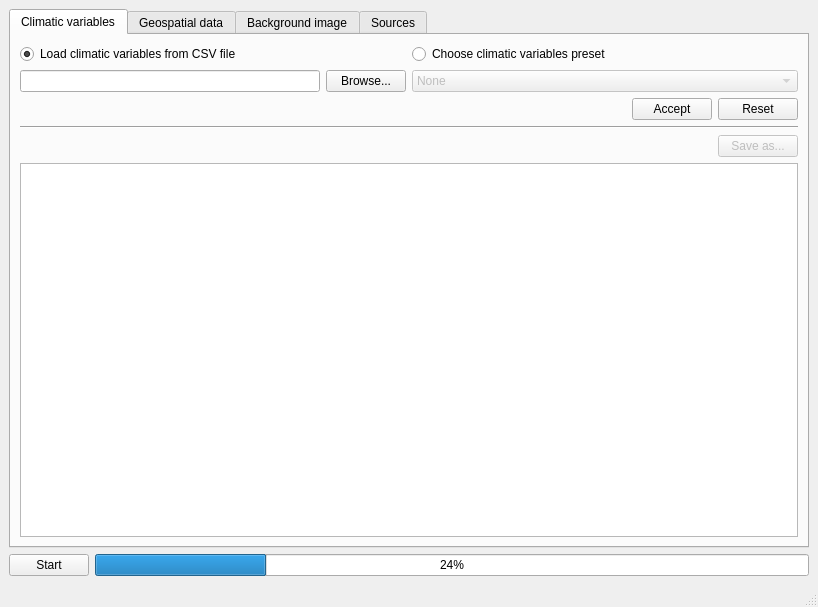
<?xml version="1.0" encoding="UTF-8"?>
<ui version="4.0">
 <class>MainWindow</class>
 <widget class="QMainWindow" name="MainWindow">
  <property name="geometry">
   <rect>
    <x>0</x>
    <y>0</y>
    <width>818</width>
    <height>607</height>
   </rect>
  </property>
  <property name="windowTitle">
   <string>MainWindow</string>
  </property>
  <widget class="QWidget" name="centralwidget">
   <layout class="QVBoxLayout" name="verticalLayout_4">
    <item>
     <widget class="QTabWidget" name="tabWidget">
      <property name="enabled">
       <bool>true</bool>
      </property>
      <property name="currentIndex">
       <number>0</number>
      </property>
      <widget class="QWidget" name="tab">
       <attribute name="title">
        <string>Climatic variables</string>
       </attribute>
       <layout class="QVBoxLayout" name="verticalLayout_2">
        <item>
         <layout class="QGridLayout" name="gridLayout_4">
          <item row="1" column="1">
           <widget class="QComboBox" name="comboBox">
            <property name="enabled">
             <bool>false</bool>
            </property>
            <property name="sizePolicy">
             <sizepolicy hsizetype="Preferred" vsizetype="Fixed">
              <horstretch>0</horstretch>
              <verstretch>0</verstretch>
             </sizepolicy>
            </property>
            <item>
             <property name="text">
              <string>None</string>
             </property>
            </item>
            <item>
             <property name="text">
              <string>Another region</string>
             </property>
            </item>
            <item>
             <property name="text">
              <string>South Ural</string>
             </property>
            </item>
            <item>
             <property name="text">
              <string>Syberia</string>
             </property>
            </item>
           </widget>
          </item>
          <item row="0" column="1">
           <widget class="QRadioButton" name="radioButton_2">
            <property name="text">
             <string>Choose climatic variables preset</string>
            </property>
           </widget>
          </item>
          <item row="1" column="0">
           <layout class="QHBoxLayout" name="horizontalLayout">
            <item>
             <widget class="QLineEdit" name="lineEdit">
              <property name="sizePolicy">
               <sizepolicy hsizetype="Minimum" vsizetype="Fixed">
                <horstretch>60</horstretch>
                <verstretch>0</verstretch>
               </sizepolicy>
              </property>
             </widget>
            </item>
            <item>
             <widget class="QPushButton" name="pushButton">
              <property name="sizePolicy">
               <sizepolicy hsizetype="Fixed" vsizetype="Fixed">
                <horstretch>60</horstretch>
                <verstretch>0</verstretch>
               </sizepolicy>
              </property>
              <property name="text">
               <string>Browse...</string>
              </property>
             </widget>
            </item>
           </layout>
          </item>
          <item row="0" column="0">
           <widget class="QRadioButton" name="radioButton">
            <property name="enabled">
             <bool>true</bool>
            </property>
            <property name="text">
             <string>Load climatic variables from CSV file</string>
            </property>
            <property name="checked">
             <bool>true</bool>
            </property>
           </widget>
          </item>
         </layout>
        </item>
        <item>
         <layout class="QHBoxLayout" name="horizontalLayout_6">
          <item>
           <spacer name="horizontalSpacer_6">
            <property name="orientation">
             <enum>Qt::Horizontal</enum>
            </property>
            <property name="sizeHint" stdset="0">
             <size>
              <width>40</width>
              <height>20</height>
             </size>
            </property>
           </spacer>
          </item>
          <item>
           <widget class="QPushButton" name="pushButton_8">
            <property name="text">
             <string>Accept</string>
            </property>
           </widget>
          </item>
          <item>
           <widget class="QPushButton" name="pushButton_7">
            <property name="text">
             <string>Reset</string>
            </property>
           </widget>
          </item>
         </layout>
        </item>
        <item>
         <widget class="Line" name="line">
          <property name="orientation">
           <enum>Qt::Horizontal</enum>
          </property>
         </widget>
        </item>
        <item>
         <layout class="QGridLayout" name="gridLayout_2">
          <item row="0" column="1">
           <widget class="QPushButton" name="pushButton_2">
            <property name="enabled">
             <bool>false</bool>
            </property>
            <property name="text">
             <string>Save as...</string>
            </property>
           </widget>
          </item>
          <item row="1" column="0" colspan="2">
           <widget class="QGraphicsView" name="graphicsView"/>
          </item>
          <item row="0" column="0">
           <spacer name="horizontalSpacer">
            <property name="orientation">
             <enum>Qt::Horizontal</enum>
            </property>
            <property name="sizeHint" stdset="0">
             <size>
              <width>408</width>
              <height>20</height>
             </size>
            </property>
           </spacer>
          </item>
         </layout>
        </item>
       </layout>
      </widget>
      <widget class="QWidget" name="tab_2">
       <attribute name="title">
        <string>Geospatial data</string>
       </attribute>
       <layout class="QVBoxLayout" name="verticalLayout_3">
        <item>
         <layout class="QGridLayout" name="gridLayout_10">
          <item row="0" column="0">
           <widget class="QRadioButton" name="radioButton_3">
            <property name="enabled">
             <bool>true</bool>
            </property>
            <property name="sizePolicy">
             <sizepolicy hsizetype="Preferred" vsizetype="Fixed">
              <horstretch>0</horstretch>
              <verstretch>0</verstretch>
             </sizepolicy>
            </property>
            <property name="text">
             <string>Load geospatial data from CSV file</string>
            </property>
            <property name="checked">
             <bool>true</bool>
            </property>
           </widget>
          </item>
          <item row="0" column="1" colspan="2">
           <widget class="QRadioButton" name="radioButton_4">
            <property name="sizePolicy">
             <sizepolicy hsizetype="Preferred" vsizetype="Fixed">
              <horstretch>0</horstretch>
              <verstretch>0</verstretch>
             </sizepolicy>
            </property>
            <property name="text">
             <string>Choose geospatial data profile</string>
            </property>
           </widget>
          </item>
          <item row="1" column="1">
           <widget class="QLabel" name="label">
            <property name="text">
             <string>Elevation</string>
            </property>
           </widget>
          </item>
          <item row="1" column="2">
           <widget class="QLabel" name="label_2">
            <property name="text">
             <string>Surface microrelief</string>
            </property>
           </widget>
          </item>
          <item row="2" column="0">
           <layout class="QHBoxLayout" name="horizontalLayout_2">
            <item>
             <widget class="QLineEdit" name="lineEdit_2">
              <property name="sizePolicy">
               <sizepolicy hsizetype="Minimum" vsizetype="Fixed">
                <horstretch>60</horstretch>
                <verstretch>0</verstretch>
               </sizepolicy>
              </property>
             </widget>
            </item>
            <item>
             <widget class="QPushButton" name="pushButton_4">
              <property name="sizePolicy">
               <sizepolicy hsizetype="Maximum" vsizetype="Fixed">
                <horstretch>60</horstretch>
                <verstretch>0</verstretch>
               </sizepolicy>
              </property>
              <property name="text">
               <string>Browse...</string>
              </property>
             </widget>
            </item>
           </layout>
          </item>
          <item row="2" column="1">
           <widget class="QComboBox" name="comboBox_2">
            <property name="enabled">
             <bool>false</bool>
            </property>
            <property name="sizePolicy">
             <sizepolicy hsizetype="Preferred" vsizetype="Fixed">
              <horstretch>0</horstretch>
              <verstretch>0</verstretch>
             </sizepolicy>
            </property>
            <item>
             <property name="text">
              <string>None</string>
             </property>
            </item>
            <item>
             <property name="text">
              <string>Hill</string>
             </property>
            </item>
            <item>
             <property name="text">
              <string>Valley</string>
             </property>
            </item>
            <item>
             <property name="text">
              <string>Slope</string>
             </property>
            </item>
           </widget>
          </item>
          <item row="2" column="2">
           <widget class="QComboBox" name="comboBox_3">
            <property name="enabled">
             <bool>false</bool>
            </property>
            <property name="sizePolicy">
             <sizepolicy hsizetype="Preferred" vsizetype="Fixed">
              <horstretch>0</horstretch>
              <verstretch>0</verstretch>
             </sizepolicy>
            </property>
            <item>
             <property name="text">
              <string>None</string>
             </property>
            </item>
            <item>
             <property name="text">
              <string>Snow</string>
             </property>
            </item>
            <item>
             <property name="text">
              <string>Shortgrass</string>
             </property>
            </item>
            <item>
             <property name="text">
              <string>Tallgrass</string>
             </property>
            </item>
            <item>
             <property name="text">
              <string>Scrub growth</string>
             </property>
            </item>
            <item>
             <property name="text">
              <string>Forest</string>
             </property>
            </item>
            <item>
             <property name="text">
              <string>Buildings</string>
             </property>
            </item>
           </widget>
          </item>
         </layout>
        </item>
        <item>
         <layout class="QHBoxLayout" name="horizontalLayout_7">
          <item>
           <spacer name="horizontalSpacer_7">
            <property name="orientation">
             <enum>Qt::Horizontal</enum>
            </property>
            <property name="sizeHint" stdset="0">
             <size>
              <width>40</width>
              <height>20</height>
             </size>
            </property>
           </spacer>
          </item>
          <item>
           <widget class="QPushButton" name="pushButton_9">
            <property name="text">
             <string>Accept</string>
            </property>
           </widget>
          </item>
          <item>
           <widget class="QPushButton" name="pushButton_10">
            <property name="text">
             <string>Reset</string>
            </property>
           </widget>
          </item>
         </layout>
        </item>
        <item>
         <widget class="Line" name="line_2">
          <property name="orientation">
           <enum>Qt::Horizontal</enum>
          </property>
         </widget>
        </item>
        <item>
         <layout class="QGridLayout" name="gridLayout_6">
          <item row="0" column="0">
           <spacer name="horizontalSpacer_2">
            <property name="orientation">
             <enum>Qt::Horizontal</enum>
            </property>
            <property name="sizeHint" stdset="0">
             <size>
              <width>408</width>
              <height>20</height>
             </size>
            </property>
           </spacer>
          </item>
          <item row="0" column="1">
           <widget class="QPushButton" name="pushButton_3">
            <property name="enabled">
             <bool>false</bool>
            </property>
            <property name="text">
             <string>Save as...</string>
            </property>
           </widget>
          </item>
          <item row="1" column="0" colspan="2">
           <widget class="QGraphicsView" name="graphicsView_2"/>
          </item>
         </layout>
        </item>
       </layout>
      </widget>
      <widget class="QWidget" name="tab_3">
       <attribute name="title">
        <string>Background image</string>
       </attribute>
       <layout class="QVBoxLayout" name="verticalLayout">
        <item>
         <layout class="QGridLayout" name="gridLayout">
          <item row="0" column="0">
           <widget class="QLabel" name="label_5">
            <property name="sizePolicy">
             <sizepolicy hsizetype="Preferred" vsizetype="Maximum">
              <horstretch>0</horstretch>
              <verstretch>0</verstretch>
             </sizepolicy>
            </property>
            <property name="text">
             <string>Image</string>
            </property>
           </widget>
          </item>
          <item row="0" column="2" colspan="2">
           <widget class="QLabel" name="label_4">
            <property name="text">
             <string>Image boundaries coordiantes</string>
            </property>
           </widget>
          </item>
          <item row="1" column="0">
           <widget class="QRadioButton" name="radioButton_7">
            <property name="sizePolicy">
             <sizepolicy hsizetype="Minimum" vsizetype="Maximum">
              <horstretch>0</horstretch>
              <verstretch>0</verstretch>
             </sizepolicy>
            </property>
            <property name="text">
             <string>Use default</string>
            </property>
            <attribute name="buttonGroup">
             <string notr="true">buttonGroup</string>
            </attribute>
           </widget>
          </item>
          <item row="1" column="2" colspan="2">
           <widget class="QRadioButton" name="radioButton_6">
            <property name="text">
             <string>Automatically</string>
            </property>
            <property name="checked">
             <bool>true</bool>
            </property>
            <attribute name="buttonGroup">
             <string notr="true">buttonGroup_2</string>
            </attribute>
           </widget>
          </item>
          <item row="2" column="0" colspan="2">
           <widget class="QRadioButton" name="radioButton_8">
            <property name="enabled">
             <bool>true</bool>
            </property>
            <property name="sizePolicy">
             <sizepolicy hsizetype="Minimum" vsizetype="Maximum">
              <horstretch>0</horstretch>
              <verstretch>0</verstretch>
             </sizepolicy>
            </property>
            <property name="text">
             <string>Load image from file</string>
            </property>
            <property name="checked">
             <bool>true</bool>
            </property>
            <attribute name="buttonGroup">
             <string notr="true">buttonGroup</string>
            </attribute>
           </widget>
          </item>
          <item row="2" column="2">
           <widget class="QRadioButton" name="radioButton_5">
            <property name="text">
             <string>Customize</string>
            </property>
            <attribute name="buttonGroup">
             <string notr="true">buttonGroup_2</string>
            </attribute>
           </widget>
          </item>
          <item row="2" column="3">
           <widget class="QLabel" name="label_3">
            <property name="enabled">
             <bool>true</bool>
            </property>
            <property name="sizePolicy">
             <sizepolicy hsizetype="Preferred" vsizetype="Preferred">
              <horstretch>0</horstretch>
              <verstretch>0</verstretch>
             </sizepolicy>
            </property>
            <property name="text">
             <string>&lt;html&gt;&lt;head/&gt;&lt;body&gt;&lt;p&gt;&lt;span style=&quot; color:#005500;&quot;&gt;You chose geospatial data profile&lt;/span&gt;&lt;/p&gt;&lt;/body&gt;&lt;/html&gt;</string>
            </property>
            <property name="textFormat">
             <enum>Qt::RichText</enum>
            </property>
           </widget>
          </item>
          <item row="3" column="0" colspan="2">
           <layout class="QHBoxLayout" name="horizontalLayout_5">
            <item>
             <widget class="QLineEdit" name="lineEdit_3">
              <property name="sizePolicy">
               <sizepolicy hsizetype="Minimum" vsizetype="Fixed">
                <horstretch>60</horstretch>
                <verstretch>0</verstretch>
               </sizepolicy>
              </property>
             </widget>
            </item>
            <item>
             <widget class="QPushButton" name="pushButton_5">
              <property name="sizePolicy">
               <sizepolicy hsizetype="Fixed" vsizetype="Fixed">
                <horstretch>60</horstretch>
                <verstretch>0</verstretch>
               </sizepolicy>
              </property>
              <property name="text">
               <string>Browse...</string>
              </property>
             </widget>
            </item>
            <item>
             <spacer name="horizontalSpacer_5">
              <property name="orientation">
               <enum>Qt::Horizontal</enum>
              </property>
              <property name="sizeType">
               <enum>QSizePolicy::Preferred</enum>
              </property>
              <property name="sizeHint" stdset="0">
               <size>
                <width>40</width>
                <height>20</height>
               </size>
              </property>
             </spacer>
            </item>
           </layout>
          </item>
          <item row="3" column="2" rowspan="2" colspan="2">
           <layout class="QHBoxLayout" name="horizontalLayout_3">
            <item>
             <spacer name="horizontalSpacer_3">
              <property name="orientation">
               <enum>Qt::Horizontal</enum>
              </property>
              <property name="sizeType">
               <enum>QSizePolicy::Preferred</enum>
              </property>
              <property name="sizeHint" stdset="0">
               <size>
                <width>40</width>
                <height>20</height>
               </size>
              </property>
             </spacer>
            </item>
            <item>
             <layout class="QGridLayout" name="gridLayout_3">
              <item row="0" column="1">
               <widget class="QDoubleSpinBox" name="doubleSpinBox">
                <property name="enabled">
                 <bool>false</bool>
                </property>
                <property name="sizePolicy">
                 <sizepolicy hsizetype="Preferred" vsizetype="Fixed">
                  <horstretch>0</horstretch>
                  <verstretch>0</verstretch>
                 </sizepolicy>
                </property>
                <property name="frame">
                 <bool>true</bool>
                </property>
                <property name="buttonSymbols">
                 <enum>QAbstractSpinBox::NoButtons</enum>
                </property>
                <property name="specialValueText">
                 <string/>
                </property>
               </widget>
              </item>
              <item row="1" column="0">
               <widget class="QDoubleSpinBox" name="doubleSpinBox_2">
                <property name="enabled">
                 <bool>false</bool>
                </property>
                <property name="sizePolicy">
                 <sizepolicy hsizetype="Preferred" vsizetype="Fixed">
                  <horstretch>0</horstretch>
                  <verstretch>0</verstretch>
                 </sizepolicy>
                </property>
                <property name="frame">
                 <bool>true</bool>
                </property>
                <property name="buttonSymbols">
                 <enum>QAbstractSpinBox::NoButtons</enum>
                </property>
                <property name="specialValueText">
                 <string/>
                </property>
               </widget>
              </item>
              <item row="1" column="2">
               <widget class="QDoubleSpinBox" name="doubleSpinBox_3">
                <property name="enabled">
                 <bool>false</bool>
                </property>
                <property name="sizePolicy">
                 <sizepolicy hsizetype="Preferred" vsizetype="Fixed">
                  <horstretch>0</horstretch>
                  <verstretch>0</verstretch>
                 </sizepolicy>
                </property>
                <property name="frame">
                 <bool>true</bool>
                </property>
                <property name="buttonSymbols">
                 <enum>QAbstractSpinBox::NoButtons</enum>
                </property>
                <property name="specialValueText">
                 <string/>
                </property>
               </widget>
              </item>
              <item row="2" column="1">
               <widget class="QDoubleSpinBox" name="doubleSpinBox_4">
                <property name="enabled">
                 <bool>false</bool>
                </property>
                <property name="sizePolicy">
                 <sizepolicy hsizetype="Preferred" vsizetype="Fixed">
                  <horstretch>0</horstretch>
                  <verstretch>0</verstretch>
                 </sizepolicy>
                </property>
                <property name="frame">
                 <bool>true</bool>
                </property>
                <property name="buttonSymbols">
                 <enum>QAbstractSpinBox::NoButtons</enum>
                </property>
                <property name="specialValueText">
                 <string/>
                </property>
               </widget>
              </item>
             </layout>
            </item>
            <item>
             <spacer name="horizontalSpacer_4">
              <property name="orientation">
               <enum>Qt::Horizontal</enum>
              </property>
              <property name="sizeType">
               <enum>QSizePolicy::Preferred</enum>
              </property>
              <property name="sizeHint" stdset="0">
               <size>
                <width>40</width>
                <height>20</height>
               </size>
              </property>
             </spacer>
            </item>
           </layout>
          </item>
          <item row="4" column="1">
           <spacer name="verticalSpacer_2">
            <property name="orientation">
             <enum>Qt::Vertical</enum>
            </property>
            <property name="sizeType">
             <enum>QSizePolicy::Preferred</enum>
            </property>
            <property name="sizeHint" stdset="0">
             <size>
              <width>20</width>
              <height>40</height>
             </size>
            </property>
           </spacer>
          </item>
         </layout>
        </item>
        <item>
         <layout class="QHBoxLayout" name="horizontalLayout_8">
          <item>
           <spacer name="horizontalSpacer_8">
            <property name="orientation">
             <enum>Qt::Horizontal</enum>
            </property>
            <property name="sizeHint" stdset="0">
             <size>
              <width>40</width>
              <height>20</height>
             </size>
            </property>
           </spacer>
          </item>
          <item>
           <widget class="QPushButton" name="pushButton_11">
            <property name="text">
             <string>Accept</string>
            </property>
           </widget>
          </item>
          <item>
           <widget class="QPushButton" name="pushButton_12">
            <property name="text">
             <string>Reset</string>
            </property>
           </widget>
          </item>
         </layout>
        </item>
        <item>
         <widget class="Line" name="line_3">
          <property name="orientation">
           <enum>Qt::Horizontal</enum>
          </property>
         </widget>
        </item>
        <item>
         <widget class="QGraphicsView" name="graphicsView_3">
          <property name="sizePolicy">
           <sizepolicy hsizetype="Expanding" vsizetype="MinimumExpanding">
            <horstretch>0</horstretch>
            <verstretch>0</verstretch>
           </sizepolicy>
          </property>
         </widget>
        </item>
       </layout>
      </widget>
      <widget class="QWidget" name="tab_4">
       <attribute name="title">
        <string>Sources</string>
       </attribute>
      </widget>
     </widget>
    </item>
    <item>
     <layout class="QHBoxLayout" name="horizontalLayout_4">
      <item>
       <widget class="QPushButton" name="pushButton_6">
        <property name="text">
         <string>Start</string>
        </property>
       </widget>
      </item>
      <item>
       <widget class="QProgressBar" name="progressBar">
        <property name="value">
         <number>24</number>
        </property>
       </widget>
      </item>
     </layout>
    </item>
   </layout>
  </widget>
  <widget class="QMenuBar" name="menubar">
   <property name="geometry">
    <rect>
     <x>0</x>
     <y>0</y>
     <width>818</width>
     <height>20</height>
    </rect>
   </property>
  </widget>
  <widget class="QStatusBar" name="statusbar"/>
 </widget>
 <resources/>
 <connections>
  <connection>
   <sender>radioButton_2</sender>
   <signal>toggled(bool)</signal>
   <receiver>comboBox</receiver>
   <slot>setEnabled(bool)</slot>
   <hints>
    <hint type="sourcelabel">
     <x>492</x>
     <y>74</y>
    </hint>
    <hint type="destinationlabel">
     <x>493</x>
     <y>97</y>
    </hint>
   </hints>
  </connection>
  <connection>
   <sender>radioButton</sender>
   <signal>toggled(bool)</signal>
   <receiver>lineEdit</receiver>
   <slot>setEnabled(bool)</slot>
   <hints>
    <hint type="sourcelabel">
     <x>224</x>
     <y>73</y>
    </hint>
    <hint type="destinationlabel">
     <x>181</x>
     <y>100</y>
    </hint>
   </hints>
  </connection>
  <connection>
   <sender>radioButton</sender>
   <signal>toggled(bool)</signal>
   <receiver>pushButton</receiver>
   <slot>setEnabled(bool)</slot>
   <hints>
    <hint type="sourcelabel">
     <x>286</x>
     <y>74</y>
    </hint>
    <hint type="destinationlabel">
     <x>356</x>
     <y>110</y>
    </hint>
   </hints>
  </connection>
  <connection>
   <sender>radioButton_3</sender>
   <signal>toggled(bool)</signal>
   <receiver>lineEdit_2</receiver>
   <slot>setEnabled(bool)</slot>
   <hints>
    <hint type="sourcelabel">
     <x>169</x>
     <y>72</y>
    </hint>
    <hint type="destinationlabel">
     <x>156</x>
     <y>130</y>
    </hint>
   </hints>
  </connection>
  <connection>
   <sender>radioButton_3</sender>
   <signal>toggled(bool)</signal>
   <receiver>pushButton_4</receiver>
   <slot>setEnabled(bool)</slot>
   <hints>
    <hint type="sourcelabel">
     <x>243</x>
     <y>82</y>
    </hint>
    <hint type="destinationlabel">
     <x>242</x>
     <y>129</y>
    </hint>
   </hints>
  </connection>
  <connection>
   <sender>radioButton_4</sender>
   <signal>toggled(bool)</signal>
   <receiver>comboBox_2</receiver>
   <slot>setEnabled(bool)</slot>
   <hints>
    <hint type="sourcelabel">
     <x>499</x>
     <y>75</y>
    </hint>
    <hint type="destinationlabel">
     <x>471</x>
     <y>130</y>
    </hint>
   </hints>
  </connection>
  <connection>
   <sender>radioButton_4</sender>
   <signal>toggled(bool)</signal>
   <receiver>comboBox_3</receiver>
   <slot>setEnabled(bool)</slot>
   <hints>
    <hint type="sourcelabel">
     <x>697</x>
     <y>75</y>
    </hint>
    <hint type="destinationlabel">
     <x>692</x>
     <y>118</y>
    </hint>
   </hints>
  </connection>
  <connection>
   <sender>radioButton_4</sender>
   <signal>toggled(bool)</signal>
   <receiver>label_2</receiver>
   <slot>setEnabled(bool)</slot>
   <hints>
    <hint type="sourcelabel">
     <x>700</x>
     <y>82</y>
    </hint>
    <hint type="destinationlabel">
     <x>700</x>
     <y>101</y>
    </hint>
   </hints>
  </connection>
  <connection>
   <sender>radioButton_4</sender>
   <signal>toggled(bool)</signal>
   <receiver>label</receiver>
   <slot>setEnabled(bool)</slot>
   <hints>
    <hint type="sourcelabel">
     <x>530</x>
     <y>72</y>
    </hint>
    <hint type="destinationlabel">
     <x>471</x>
     <y>101</y>
    </hint>
   </hints>
  </connection>
  <connection>
   <sender>radioButton_4</sender>
   <signal>toggled(bool)</signal>
   <receiver>label_3</receiver>
   <slot>setVisible(bool)</slot>
   <hints>
    <hint type="sourcelabel">
     <x>637</x>
     <y>73</y>
    </hint>
    <hint type="destinationlabel">
     <x>794</x>
     <y>116</y>
    </hint>
   </hints>
  </connection>
  <connection>
   <sender>radioButton_8</sender>
   <signal>toggled(bool)</signal>
   <receiver>lineEdit_3</receiver>
   <slot>setEnabled(bool)</slot>
   <hints>
    <hint type="sourcelabel">
     <x>122</x>
     <y>116</y>
    </hint>
    <hint type="destinationlabel">
     <x>127</x>
     <y>155</y>
    </hint>
   </hints>
  </connection>
  <connection>
   <sender>radioButton_8</sender>
   <signal>toggled(bool)</signal>
   <receiver>pushButton_5</receiver>
   <slot>setEnabled(bool)</slot>
   <hints>
    <hint type="sourcelabel">
     <x>357</x>
     <y>126</y>
    </hint>
    <hint type="destinationlabel">
     <x>310</x>
     <y>154</y>
    </hint>
   </hints>
  </connection>
  <connection>
   <sender>radioButton_5</sender>
   <signal>toggled(bool)</signal>
   <receiver>doubleSpinBox_2</receiver>
   <slot>setEnabled(bool)</slot>
   <hints>
    <hint type="sourcelabel">
     <x>498</x>
     <y>117</y>
    </hint>
    <hint type="destinationlabel">
     <x>578</x>
     <y>186</y>
    </hint>
   </hints>
  </connection>
  <connection>
   <sender>radioButton_5</sender>
   <signal>toggled(bool)</signal>
   <receiver>doubleSpinBox_4</receiver>
   <slot>setEnabled(bool)</slot>
   <hints>
    <hint type="sourcelabel">
     <x>601</x>
     <y>121</y>
    </hint>
    <hint type="destinationlabel">
     <x>623</x>
     <y>214</y>
    </hint>
   </hints>
  </connection>
  <connection>
   <sender>radioButton_5</sender>
   <signal>toggled(bool)</signal>
   <receiver>doubleSpinBox</receiver>
   <slot>setEnabled(bool)</slot>
   <hints>
    <hint type="sourcelabel">
     <x>601</x>
     <y>112</y>
    </hint>
    <hint type="destinationlabel">
     <x>623</x>
     <y>157</y>
    </hint>
   </hints>
  </connection>
  <connection>
   <sender>radioButton_5</sender>
   <signal>toggled(bool)</signal>
   <receiver>doubleSpinBox_3</receiver>
   <slot>setEnabled(bool)</slot>
   <hints>
    <hint type="sourcelabel">
     <x>601</x>
     <y>126</y>
    </hint>
    <hint type="destinationlabel">
     <x>668</x>
     <y>186</y>
    </hint>
   </hints>
  </connection>
  <connection>
   <sender>radioButton_4</sender>
   <signal>toggled(bool)</signal>
   <receiver>radioButton_6</receiver>
   <slot>setChecked(bool)</slot>
   <hints>
    <hint type="sourcelabel">
     <x>637</x>
     <y>73</y>
    </hint>
    <hint type="destinationlabel">
     <x>637</x>
     <y>93</y>
    </hint>
   </hints>
  </connection>
  <connection>
   <sender>radioButton_4</sender>
   <signal>toggled(bool)</signal>
   <receiver>radioButton_5</receiver>
   <slot>setDisabled(bool)</slot>
   <hints>
    <hint type="sourcelabel">
     <x>637</x>
     <y>73</y>
    </hint>
    <hint type="destinationlabel">
     <x>601</x>
     <y>119</y>
    </hint>
   </hints>
  </connection>
  <connection>
   <sender>pushButton_6</sender>
   <signal>clicked()</signal>
   <receiver>progressBar</receiver>
   <slot>reset()</slot>
   <hints>
    <hint type="sourcelabel">
     <x>42</x>
     <y>564</y>
    </hint>
    <hint type="destinationlabel">
     <x>116</x>
     <y>570</y>
    </hint>
   </hints>
  </connection>
  <connection>
   <sender>pushButton_7</sender>
   <signal>clicked()</signal>
   <receiver>lineEdit</receiver>
   <slot>clear()</slot>
   <hints>
    <hint type="sourcelabel">
     <x>749</x>
     <y>127</y>
    </hint>
    <hint type="destinationlabel">
     <x>216</x>
     <y>101</y>
    </hint>
   </hints>
  </connection>
  <connection>
   <sender>pushButton_10</sender>
   <signal>clicked()</signal>
   <receiver>lineEdit_2</receiver>
   <slot>clear()</slot>
   <hints>
    <hint type="sourcelabel">
     <x>748</x>
     <y>149</y>
    </hint>
    <hint type="destinationlabel">
     <x>122</x>
     <y>123</y>
    </hint>
   </hints>
  </connection>
  <connection>
   <sender>pushButton_12</sender>
   <signal>clicked()</signal>
   <receiver>lineEdit_3</receiver>
   <slot>clear()</slot>
   <hints>
    <hint type="sourcelabel">
     <x>751</x>
     <y>236</y>
    </hint>
    <hint type="destinationlabel">
     <x>191</x>
     <y>153</y>
    </hint>
   </hints>
  </connection>
 </connections>
 <buttongroups>
  <buttongroup name="buttonGroup_2"/>
  <buttongroup name="buttonGroup"/>
 </buttongroups>
</ui>
